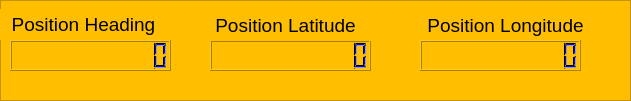
    <widget class="QFrame" name="frame_5">
     <property name="geometry">
      <rect>
       <x>80</x>
       <y>230</y>
       <width>631</width>
       <height>101</height>
      </rect>
     </property>
     <property name="styleSheet">
      <string notr="true">background-color: rgb(255, 191, 0);</string>
     </property>
     <property name="frameShape">
      <enum>QFrame::StyledPanel</enum>
     </property>
     <property name="frameShadow">
      <enum>QFrame::Raised</enum>
     </property>
     <widget class="QLabel" name="label_10">
      <property name="geometry">
       <rect>
        <x>410</x>
        <y>10</y>
        <width>191</width>
        <height>31</height>
       </rect>
      </property>
      <property name="toolTipDuration">
       <number>-1</number>
      </property>
      <property name="text">
       <string>&lt;html&gt;&lt;head/&gt;&lt;body&gt;&lt;p&gt;&lt;span style=&quot; font-size:14pt;&quot;&gt;Position Longitude&lt;/span&gt;&lt;/p&gt;&lt;/body&gt;&lt;/html&gt;</string>
      </property>
      <property name="alignment">
       <set>Qt::AlignCenter</set>
      </property>
      <property name="wordWrap">
       <bool>true</bool>
      </property>
      <property name="textInteractionFlags">
       <set>Qt::NoTextInteraction</set>
      </property>
     </widget>
     <widget class="QLCDNumber" name="position_longitude">
      <property name="enabled">
       <bool>true</bool>
      </property>
      <property name="geometry">
       <rect>
        <x>420</x>
        <y>40</y>
        <width>161</width>
        <height>31</height>
       </rect>
      </property>
      <property name="palette">
       <palette>
        <active>
         <colorrole role="WindowText">
          <brush brushstyle="SolidPattern">
           <color alpha="255">
            <red>0</red>
            <green>0</green>
            <blue>255</blue>
           </color>
          </brush>
         </colorrole>
         <colorrole role="Button">
          <brush brushstyle="SolidPattern">
           <color alpha="255">
            <red>255</red>
            <green>191</green>
            <blue>0</blue>
           </color>
          </brush>
         </colorrole>
         <colorrole role="Light">
          <brush brushstyle="SolidPattern">
           <color alpha="255">
            <red>0</red>
            <green>0</green>
            <blue>0</blue>
           </color>
          </brush>
         </colorrole>
         <colorrole role="Text">
          <brush brushstyle="SolidPattern">
           <color alpha="255">
            <red>0</red>
            <green>0</green>
            <blue>255</blue>
           </color>
          </brush>
         </colorrole>
         <colorrole role="ButtonText">
          <brush brushstyle="SolidPattern">
           <color alpha="255">
            <red>0</red>
            <green>0</green>
            <blue>255</blue>
           </color>
          </brush>
         </colorrole>
         <colorrole role="Base">
          <brush brushstyle="SolidPattern">
           <color alpha="255">
            <red>255</red>
            <green>191</green>
            <blue>0</blue>
           </color>
          </brush>
         </colorrole>
         <colorrole role="Window">
          <brush brushstyle="SolidPattern">
           <color alpha="255">
            <red>255</red>
            <green>191</green>
            <blue>0</blue>
           </color>
          </brush>
         </colorrole>
        </active>
        <inactive>
         <colorrole role="WindowText">
          <brush brushstyle="SolidPattern">
           <color alpha="255">
            <red>0</red>
            <green>0</green>
            <blue>255</blue>
           </color>
          </brush>
         </colorrole>
         <colorrole role="Button">
          <brush brushstyle="SolidPattern">
           <color alpha="255">
            <red>255</red>
            <green>191</green>
            <blue>0</blue>
           </color>
          </brush>
         </colorrole>
         <colorrole role="Light">
          <brush brushstyle="SolidPattern">
           <color alpha="255">
            <red>0</red>
            <green>0</green>
            <blue>0</blue>
           </color>
          </brush>
         </colorrole>
         <colorrole role="Text">
          <brush brushstyle="SolidPattern">
           <color alpha="255">
            <red>0</red>
            <green>0</green>
            <blue>255</blue>
           </color>
          </brush>
         </colorrole>
         <colorrole role="ButtonText">
          <brush brushstyle="SolidPattern">
           <color alpha="255">
            <red>0</red>
            <green>0</green>
            <blue>255</blue>
           </color>
          </brush>
         </colorrole>
         <colorrole role="Base">
          <brush brushstyle="SolidPattern">
           <color alpha="255">
            <red>255</red>
            <green>191</green>
            <blue>0</blue>
           </color>
          </brush>
         </colorrole>
         <colorrole role="Window">
          <brush brushstyle="SolidPattern">
           <color alpha="255">
            <red>255</red>
            <green>191</green>
            <blue>0</blue>
           </color>
          </brush>
         </colorrole>
        </inactive>
        <disabled>
         <colorrole role="WindowText">
          <brush brushstyle="SolidPattern">
           <color alpha="255">
            <red>0</red>
            <green>0</green>
            <blue>255</blue>
           </color>
          </brush>
         </colorrole>
         <colorrole role="Button">
          <brush brushstyle="SolidPattern">
           <color alpha="255">
            <red>255</red>
            <green>191</green>
            <blue>0</blue>
           </color>
          </brush>
         </colorrole>
         <colorrole role="Light">
          <brush brushstyle="SolidPattern">
           <color alpha="255">
            <red>0</red>
            <green>0</green>
            <blue>0</blue>
           </color>
          </brush>
         </colorrole>
         <colorrole role="Text">
          <brush brushstyle="SolidPattern">
           <color alpha="255">
            <red>0</red>
            <green>0</green>
            <blue>255</blue>
           </color>
          </brush>
         </colorrole>
         <colorrole role="ButtonText">
          <brush brushstyle="SolidPattern">
           <color alpha="255">
            <red>0</red>
            <green>0</green>
            <blue>255</blue>
           </color>
          </brush>
         </colorrole>
         <colorrole role="Base">
          <brush brushstyle="SolidPattern">
           <color alpha="255">
            <red>255</red>
            <green>191</green>
            <blue>0</blue>
           </color>
          </brush>
         </colorrole>
         <colorrole role="Window">
          <brush brushstyle="SolidPattern">
           <color alpha="255">
            <red>255</red>
            <green>191</green>
            <blue>0</blue>
           </color>
          </brush>
         </colorrole>
        </disabled>
       </palette>
      </property>
      <property name="font">
       <font>
        <family>Georgia</family>
        <pointsize>8</pointsize>
        <weight>50</weight>
        <italic>false</italic>
        <bold>false</bold>
       </font>
      </property>
      <property name="layoutDirection">
       <enum>Qt::LeftToRight</enum>
      </property>
      <property name="styleSheet">
       <string notr="true">color: rgb(0, 0, 255);</string>
      </property>
      <property name="digitCount">
       <number>11</number>
      </property>
     </widget>
     <widget class="QLCDNumber" name="position_latitude">
      <property name="geometry">
       <rect>
        <x>210</x>
        <y>40</y>
        <width>161</width>
        <height>31</height>
       </rect>
      </property>
      <property name="palette">
       <palette>
        <active>
         <colorrole role="WindowText">
          <brush brushstyle="SolidPattern">
           <color alpha="255">
            <red>0</red>
            <green>0</green>
            <blue>255</blue>
           </color>
          </brush>
         </colorrole>
         <colorrole role="Button">
          <brush brushstyle="SolidPattern">
           <color alpha="255">
            <red>255</red>
            <green>191</green>
            <blue>0</blue>
           </color>
          </brush>
         </colorrole>
         <colorrole role="Light">
          <brush brushstyle="SolidPattern">
           <color alpha="255">
            <red>0</red>
            <green>0</green>
            <blue>0</blue>
           </color>
          </brush>
         </colorrole>
         <colorrole role="Text">
          <brush brushstyle="SolidPattern">
           <color alpha="255">
            <red>0</red>
            <green>0</green>
            <blue>255</blue>
           </color>
          </brush>
         </colorrole>
         <colorrole role="ButtonText">
          <brush brushstyle="SolidPattern">
           <color alpha="255">
            <red>0</red>
            <green>0</green>
            <blue>255</blue>
           </color>
          </brush>
         </colorrole>
         <colorrole role="Base">
          <brush brushstyle="SolidPattern">
           <color alpha="255">
            <red>255</red>
            <green>191</green>
            <blue>0</blue>
           </color>
          </brush>
         </colorrole>
         <colorrole role="Window">
          <brush brushstyle="SolidPattern">
           <color alpha="255">
            <red>255</red>
            <green>191</green>
            <blue>0</blue>
           </color>
          </brush>
         </colorrole>
        </active>
        <inactive>
         <colorrole role="WindowText">
          <brush brushstyle="SolidPattern">
           <color alpha="255">
            <red>0</red>
            <green>0</green>
            <blue>255</blue>
           </color>
          </brush>
         </colorrole>
         <colorrole role="Button">
          <brush brushstyle="SolidPattern">
           <color alpha="255">
            <red>255</red>
            <green>191</green>
            <blue>0</blue>
           </color>
          </brush>
         </colorrole>
         <colorrole role="Light">
          <brush brushstyle="SolidPattern">
           <color alpha="255">
            <red>0</red>
            <green>0</green>
            <blue>0</blue>
           </color>
          </brush>
         </colorrole>
         <colorrole role="Text">
          <brush brushstyle="SolidPattern">
           <color alpha="255">
            <red>0</red>
            <green>0</green>
            <blue>255</blue>
           </color>
          </brush>
         </colorrole>
         <colorrole role="ButtonText">
          <brush brushstyle="SolidPattern">
           <color alpha="255">
            <red>0</red>
            <green>0</green>
            <blue>255</blue>
           </color>
          </brush>
         </colorrole>
         <colorrole role="Base">
          <brush brushstyle="SolidPattern">
           <color alpha="255">
            <red>255</red>
            <green>191</green>
            <blue>0</blue>
           </color>
          </brush>
         </colorrole>
         <colorrole role="Window">
          <brush brushstyle="SolidPattern">
           <color alpha="255">
            <red>255</red>
            <green>191</green>
            <blue>0</blue>
           </color>
          </brush>
         </colorrole>
        </inactive>
        <disabled>
         <colorrole role="WindowText">
          <brush brushstyle="SolidPattern">
           <color alpha="255">
            <red>0</red>
            <green>0</green>
            <blue>255</blue>
           </color>
          </brush>
         </colorrole>
         <colorrole role="Button">
          <brush brushstyle="SolidPattern">
           <color alpha="255">
            <red>255</red>
            <green>191</green>
            <blue>0</blue>
           </color>
          </brush>
         </colorrole>
         <colorrole role="Light">
          <brush brushstyle="SolidPattern">
           <color alpha="255">
            <red>0</red>
            <green>0</green>
            <blue>0</blue>
           </color>
          </brush>
         </colorrole>
         <colorrole role="Text">
          <brush brushstyle="SolidPattern">
           <color alpha="255">
            <red>0</red>
            <green>0</green>
            <blue>255</blue>
           </color>
          </brush>
         </colorrole>
         <colorrole role="ButtonText">
          <brush brushstyle="SolidPattern">
           <color alpha="255">
            <red>0</red>
            <green>0</green>
            <blue>255</blue>
           </color>
          </brush>
         </colorrole>
         <colorrole role="Base">
          <brush brushstyle="SolidPattern">
           <color alpha="255">
            <red>255</red>
            <green>191</green>
            <blue>0</blue>
           </color>
          </brush>
         </colorrole>
         <colorrole role="Window">
          <brush brushstyle="SolidPattern">
           <color alpha="255">
            <red>255</red>
            <green>191</green>
            <blue>0</blue>
           </color>
          </brush>
         </colorrole>
        </disabled>
       </palette>
      </property>
      <property name="font">
       <font>
        <family>Georgia</family>
        <pointsize>8</pointsize>
        <weight>50</weight>
        <italic>false</italic>
        <bold>false</bold>
       </font>
      </property>
      <property name="layoutDirection">
       <enum>Qt::LeftToRight</enum>
      </property>
      <property name="styleSheet">
       <string notr="true">color: rgb(0, 0, 255);</string>
      </property>
      <property name="digitCount">
       <number>11</number>
      </property>
     </widget>
     <widget class="QLabel" name="label_11">
      <property name="geometry">
       <rect>
        <x>190</x>
        <y>10</y>
        <width>191</width>
        <height>31</height>
       </rect>
      </property>
      <property name="toolTipDuration">
       <number>-1</number>
      </property>
      <property name="text">
       <string>&lt;html&gt;&lt;head/&gt;&lt;body&gt;&lt;p&gt;&lt;span style=&quot; font-size:14pt;&quot;&gt;Position Latitude&lt;/span&gt;&lt;/p&gt;&lt;/body&gt;&lt;/html&gt;</string>
      </property>
      <property name="alignment">
       <set>Qt::AlignCenter</set>
      </property>
      <property name="textInteractionFlags">
       <set>Qt::NoTextInteraction</set>
      </property>
     </widget>
     <widget class="QLCDNumber" name="position_heading">
      <property name="geometry">
       <rect>
        <x>10</x>
        <y>40</y>
        <width>161</width>
        <height>31</height>
       </rect>
      </property>
      <property name="palette">
       <palette>
        <active>
         <colorrole role="WindowText">
          <brush brushstyle="SolidPattern">
           <color alpha="255">
            <red>0</red>
            <green>0</green>
            <blue>255</blue>
           </color>
          </brush>
         </colorrole>
         <colorrole role="Button">
          <brush brushstyle="SolidPattern">
           <color alpha="255">
            <red>255</red>
            <green>191</green>
            <blue>0</blue>
           </color>
          </brush>
         </colorrole>
         <colorrole role="Light">
          <brush brushstyle="SolidPattern">
           <color alpha="255">
            <red>0</red>
            <green>0</green>
            <blue>0</blue>
           </color>
          </brush>
         </colorrole>
         <colorrole role="Text">
          <brush brushstyle="SolidPattern">
           <color alpha="255">
            <red>0</red>
            <green>0</green>
            <blue>255</blue>
           </color>
          </brush>
         </colorrole>
         <colorrole role="ButtonText">
          <brush brushstyle="SolidPattern">
           <color alpha="255">
            <red>0</red>
            <green>0</green>
            <blue>255</blue>
           </color>
          </brush>
         </colorrole>
         <colorrole role="Base">
          <brush brushstyle="SolidPattern">
           <color alpha="255">
            <red>255</red>
            <green>191</green>
            <blue>0</blue>
           </color>
          </brush>
         </colorrole>
         <colorrole role="Window">
          <brush brushstyle="SolidPattern">
           <color alpha="255">
            <red>255</red>
            <green>191</green>
            <blue>0</blue>
           </color>
          </brush>
         </colorrole>
        </active>
        <inactive>
         <colorrole role="WindowText">
          <brush brushstyle="SolidPattern">
           <color alpha="255">
            <red>0</red>
            <green>0</green>
            <blue>255</blue>
           </color>
          </brush>
         </colorrole>
         <colorrole role="Button">
          <brush brushstyle="SolidPattern">
           <color alpha="255">
            <red>255</red>
            <green>191</green>
            <blue>0</blue>
           </color>
          </brush>
         </colorrole>
         <colorrole role="Light">
          <brush brushstyle="SolidPattern">
           <color alpha="255">
            <red>0</red>
            <green>0</green>
            <blue>0</blue>
           </color>
          </brush>
         </colorrole>
         <colorrole role="Text">
          <brush brushstyle="SolidPattern">
           <color alpha="255">
            <red>0</red>
            <green>0</green>
            <blue>255</blue>
           </color>
          </brush>
         </colorrole>
         <colorrole role="ButtonText">
          <brush brushstyle="SolidPattern">
           <color alpha="255">
            <red>0</red>
            <green>0</green>
            <blue>255</blue>
           </color>
          </brush>
         </colorrole>
         <colorrole role="Base">
          <brush brushstyle="SolidPattern">
           <color alpha="255">
            <red>255</red>
            <green>191</green>
            <blue>0</blue>
           </color>
          </brush>
         </colorrole>
         <colorrole role="Window">
          <brush brushstyle="SolidPattern">
           <color alpha="255">
            <red>255</red>
            <green>191</green>
            <blue>0</blue>
           </color>
          </brush>
         </colorrole>
        </inactive>
        <disabled>
         <colorrole role="WindowText">
          <brush brushstyle="SolidPattern">
           <color alpha="255">
            <red>0</red>
            <green>0</green>
            <blue>255</blue>
           </color>
          </brush>
         </colorrole>
         <colorrole role="Button">
          <brush brushstyle="SolidPattern">
           <color alpha="255">
            <red>255</red>
            <green>191</green>
            <blue>0</blue>
           </color>
          </brush>
         </colorrole>
         <colorrole role="Light">
          <brush brushstyle="SolidPattern">
           <color alpha="255">
            <red>0</red>
            <green>0</green>
            <blue>0</blue>
           </color>
          </brush>
         </colorrole>
         <colorrole role="Text">
          <brush brushstyle="SolidPattern">
           <color alpha="255">
            <red>0</red>
            <green>0</green>
            <blue>255</blue>
           </color>
          </brush>
         </colorrole>
         <colorrole role="ButtonText">
          <brush brushstyle="SolidPattern">
           <color alpha="255">
            <red>0</red>
            <green>0</green>
            <blue>255</blue>
           </color>
          </brush>
         </colorrole>
         <colorrole role="Base">
          <brush brushstyle="SolidPattern">
           <color alpha="255">
            <red>255</red>
            <green>191</green>
            <blue>0</blue>
           </color>
          </brush>
         </colorrole>
         <colorrole role="Window">
          <brush brushstyle="SolidPattern">
           <color alpha="255">
            <red>255</red>
            <green>191</green>
            <blue>0</blue>
           </color>
          </brush>
         </colorrole>
        </disabled>
       </palette>
      </property>
      <property name="font">
       <font>
        <family>Georgia</family>
        <pointsize>8</pointsize>
        <weight>50</weight>
        <italic>false</italic>
        <bold>false</bold>
       </font>
      </property>
      <property name="layoutDirection">
       <enum>Qt::LeftToRight</enum>
      </property>
      <property name="styleSheet">
       <string notr="true">color: rgb(0, 0, 255);</string>
      </property>
      <property name="digitCount">
       <number>11</number>
      </property>
     </widget>
     <widget class="QLabel" name="label_12">
      <property name="geometry">
       <rect>
        <x>-12</x>
        <y>9</y>
        <width>191</width>
        <height>31</height>
       </rect>
      </property>
      <property name="toolTipDuration">
       <number>-1</number>
      </property>
      <property name="text">
       <string>&lt;html&gt;&lt;head/&gt;&lt;body&gt;&lt;p&gt;&lt;span style=&quot; font-size:14pt;&quot;&gt;Position Heading&lt;/span&gt;&lt;/p&gt;&lt;/body&gt;&lt;/html&gt;</string>
      </property>
      <property name="alignment">
       <set>Qt::AlignCenter</set>
      </property>
      <property name="wordWrap">
       <bool>true</bool>
      </property>
      <property name="textInteractionFlags">
       <set>Qt::NoTextInteraction</set>
      </property>
     </widget>
    </widget>
